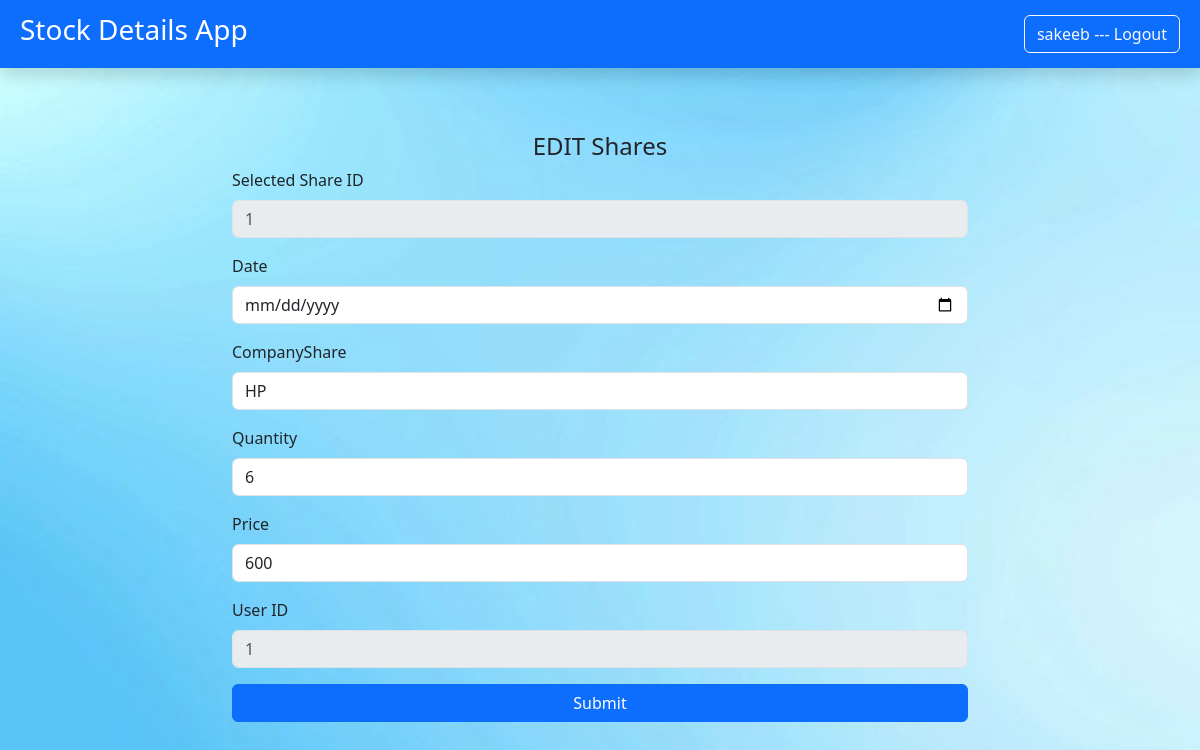
Screenshot of /editshare/1/1 (signed in) with the database file from the repository.
### sharesapp/models.py (models this page shows)
class UserShareDetails(models.Model):
    s_id=models.BigAutoField(auto_created=True,primary_key=True)
    date=models.DateField(auto_now=True)
    companyshare=models.CharField(max_length=50)
    quantity=models.IntegerField()
    price=models.BigIntegerField()
    user_id=models.ForeignKey(User,related_name='UserShare',on_delete=models.CASCADE)

### sharesapp/views.py (the view, shortened to what this page needs)
# urls.py: path('editshare/<int:id>/<int:s_id>',views.edit_share,name="EDIT_SHARE"),
@login_required(login_url="LOG_IN")
def edit_share(request,id=None,s_id=None):
    if request.method=="GET" and id!=None and s_id!=None:
        eobj=UserShareDetails.objects.get(s_id=s_id)
        ul=UserLogDetails()
        return render(request,'sharesapp/edit_share.html',{'eobj':eobj,'uid':id})

### sharesapp/templates/sharesapp/edit_share.html (shortened to what this page needs)
{% extends "base.html" %}
{% block content %}
<div class="container mt-5">
    <div class="row">
        <div class="col-md-8 mx-auto">
          <ul class="nav justify-content-center mt-3">
            <li class="nav-item">
               <h4>EDIT Shares</h4>
            </li>
          </ul>
        </div>
    </div>
    <div class="row">
      <div class="col-md-8 mx-auto">
        <form  action="" method="POST">
             <div class="mb-3">
                <label for="exampleInputEmail1" class="form-label">Selected Share ID</label>
                <input type="number" class="form-control"  name="companyshare"  placeholder= {{eobj.s_id}}  disabled>
            </div>
            <div class="mb-3">
                <label for="exampleInputEmail1" class="form-label">Date</label>
                <input type="date" class="form-control"  name="date" value={{eobj.date}} required>
            </div>
            <div class="mb-3">
                <label for="exampleInputEmail1" class="form-label">CompanyShare</label>
                <input type="text" class="form-control"  name="companyshare" value={{eobj.companyshare}} required>
            </div>
            <div class="mb-3">
                <label for="exampleInputPassword1" class="form-label">Quantity</label>
                <input type="number" class="form-control" name="quantity" value={{eobj.quantity}} required>
            </div>
            <div class="mb-3">
                <label for="exampleInputEmail1" class="form-label">Price</label>
                <input type="number" class="form-control"  name="price" value={{eobj.price}} required>
            </div>
            <div class="mb-3">
                <label for="exampleInputEmail1" class="form-label">User ID</label>
                <input type="number" class="form-control"  name="price" placeholder={{eobj.user_id_id}} disabled>
            </div>
            <div class="d-grid gap-2 mb-4">
                <button type="submit" class="btn btn-primary">Submit</button>
            </div>
        </form>
    </div>
</div>
{% endblock content %}

### sharesapp/templates/sharesapp/base.html (shortened to what this page needs)
<!doctype html>
{% load static %}
<html lang="en">
  <head>
    <link href="https://cdn.jsdelivr.net/npm/bootstrap@5.3.2/dist/css/bootstrap.min.css" rel="stylesheet">
  </head>
  <body background="{% static 'images\bg7.jpg' %}" background-repeat: repeat;>
    <nav class="navbar navbar-dark bg-primary shadow p-2 mb-5" style="background-color: #e3f2fd;">
      <div class="container-fluid  ">
        <a class="navbar-brand "><h3> Stock Details App</h3></a>
        <form class="d-flex" role="search">
         {% if request.user.is_authenticated %}
         <a href="{% url "LOG_OUT" %}" class="btn btn-outline-light align-content-lg-end ms-2"> {{ request.user}} --- Logout</a>
         {% else %}
            <a href="{% url "LOG_IN" %}" class="btn btn-outline-light align-content-lg-end ms-2">Log-in</a>
         {% endif %}
        </form>
      </div>
    </nav>
    {% block content %} {% endblock content %}
  </body>
</html>

### rows the page displays
UserShareDetails: companyshare "1", companyshare "HP", quantity "6", price "600", price "1"

### other values shown
{{ request.user }} "sakeeb"
